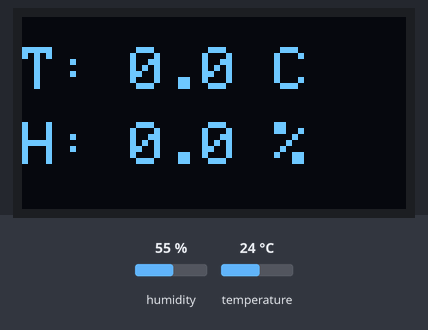
This program was run on a simulated ESP32. Shown: 128×64 one-colour display. Inputs (shaded band) come from the test bench; at power-on: temperature 24 °C, humidity 55 %. WiFi joins after 1.5 s; servers stay silent unless stated; web services answer with replies made up by the test bench; what the program prints to the serial monitor is not drawn.

Above: at 2.7 s.
2.8 s: temperature set to 33 °C
At 6.8 s:
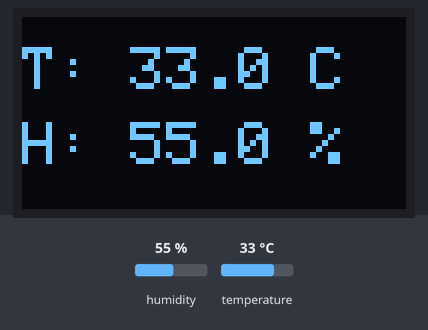
7.1 s: humidity set to 22 %
At 10.8 s:
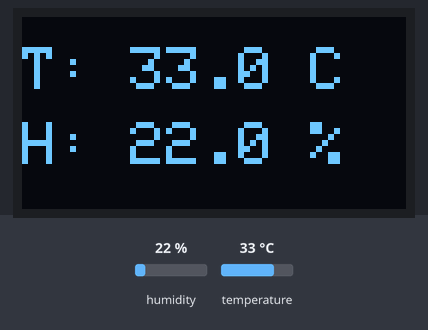
11.1 s: humidity set to 40 %
At 14.5 s:
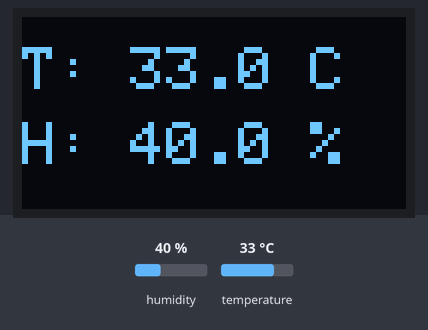
15.2 s: temperature set to 12 °C
At 18.3 s:
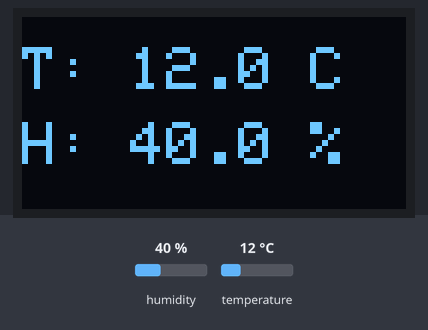
Timing chart, 0 to 19.8 s (numbered marks = the images above; inputs shaded):
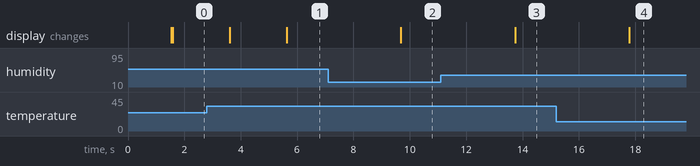

The program:

main.cpp
```cpp
#include <Arduino.h>
#include <WiFi.h>
#include <HTTPClient.h>
#include <Wire.h>
#include <Adafruit_GFX.h>
#include <Adafruit_SSD1306.h>
#include <DHT.h>

// =================== CONFIGURACIÓN ===================

// ⚠️ Coloca tus datos aquí
const char* ssid = "Your SSID-XXX";
const char* password = "XXXXXXXXXXXX";

// Datos de Telegram
const char* botToken = "botxxxxxxxxxx:XXXXXXXXX_XXXXXXXXXXXXXXXXXXXXXXXXX";
const char* chatId = "XXXXXXXXXX";

// Umbrales
#define UMBRAL_TEMP 29.0
#define UMBRAL_HUM  50.0

// ================ PANTALLA OLED =====================

#define SCREEN_WIDTH 128
#define SCREEN_HEIGHT 64
#define OLED_RESET    -1
Adafruit_SSD1306 display(SCREEN_WIDTH, SCREEN_HEIGHT, &Wire, OLED_RESET);

// ================ SENSOR DHT11 ======================

#define DHTPIN 4
#define DHTTYPE DHT11
DHT dht(DHTPIN, DHTTYPE);

// Variables globales compartidas
float temperatura = 0.0;
float humedad = 0.0;

// Mutex para acceso seguro
SemaphoreHandle_t mutexDatos;

// Flags para evitar alertas repetidas
bool alertaTempEnviada = false;
bool alertaHumEnviada = false;

// ================ CONEXIÓN WI-FI =====================

void conectarWiFi() {
  WiFi.begin(ssid, password);
  Serial.print("Conectando a WiFi");
  while (WiFi.status() != WL_CONNECTED) {
    delay(500);
    Serial.print(".");
  }
  Serial.println("\n✅ Conectado a WiFi");
}

// ================ FUNCIONES TELEGRAM =================

void enviarAlertaTelegram(String mensaje) {
  if (WiFi.status() == WL_CONNECTED) {
    HTTPClient http;
    String url = "https://api.telegram.org/" + String(botToken) + "/sendMessage?chat_id=" + chatId + "&text=" + mensaje;
    Serial.println("URL completa que se usará:");
    Serial.println(url);  // 👈 imprime la URL
    http.begin(url);
    int httpResponseCode = http.GET();
    if (httpResponseCode > 0) {
      Serial.println("📨 Alerta enviada por Telegram");
    } else {
      Serial.printf("❌ Error al enviar alerta: %d\n", httpResponseCode);
    }
    http.end();
  } else {
    Serial.println("❌ Sin conexión WiFi para enviar alerta");
  }
}

// ================ TAREA: Lectura del sensor =================

void TareaLecturaSensor(void *parameter) {
  for (;;) {
    float t = dht.readTemperature();
    float h = dht.readHumidity();

    if (!isnan(t) && !isnan(h)) {
      xSemaphoreTake(mutexDatos, portMAX_DELAY);
      temperatura = t;
      humedad = h;
      xSemaphoreGive(mutexDatos);
      Serial.printf("[Sensor] T=%.1f°C, H=%.1f%%\n", t, h);
    } else {
      Serial.println("[Sensor] Error en la lectura");
    }
    vTaskDelay(pdMS_TO_TICKS(2000));
  }
}

// ================ TAREA: Mostrar en OLED =================

void TareaActualizarPantalla(void *parameter) {
  for (;;) {
    float t, h;
    xSemaphoreTake(mutexDatos, portMAX_DELAY);
    t = temperatura;
    h = humedad;
    xSemaphoreGive(mutexDatos);

    display.clearDisplay();
    display.setTextSize(2);
    display.setTextColor(SSD1306_WHITE);
    display.setCursor(0, 10);
    display.printf("T: %.1f C\n", t);
    display.setCursor(0, 35);
    display.printf("H: %.1f %%", h);
    display.display();

    vTaskDelay(pdMS_TO_TICKS(2000));
  }
}

// ================ TAREA: Alerta por Telegram =================

void TareaAlertaTelegram(void *parameter) {
  for (;;) {
    float t, h;
    xSemaphoreTake(mutexDatos, portMAX_DELAY);
    t = temperatura;
    h = humedad;
    xSemaphoreGive(mutexDatos);

    if (t > UMBRAL_TEMP && !alertaTempEnviada) {
      enviarAlertaTelegram("⚠️ Alerta: Temperatura alta: " + String(t) + " °C");
      alertaTempEnviada = true;
    }
    if (t <= UMBRAL_TEMP) alertaTempEnviada = false;

    if (h > UMBRAL_HUM && !alertaHumEnviada) {
      enviarAlertaTelegram("⚠️ Alerta: Humedad alta: " + String(h) + " %");
      alertaHumEnviada = true;
    }
    if (h <= UMBRAL_HUM) alertaHumEnviada = false;

    vTaskDelay(pdMS_TO_TICKS(5000)); // cada 5s
  }
}

// ================ SETUP =================

void setup() {
  Serial.begin(115200);
  conectarWiFi();
  dht.begin();

  if (!display.begin(SSD1306_SWITCHCAPVCC, 0x3C)) {
    Serial.println("❌ Pantalla OLED no detectada");
    while (true);
  }

  mutexDatos = xSemaphoreCreateMutex();

  xTaskCreatePinnedToCore(TareaLecturaSensor, "LecturaSensor", 2048, NULL, 1, NULL, 1);
  xTaskCreatePinnedToCore(TareaActualizarPantalla, "ActualizarOLED", 2048, NULL, 1, NULL, 1);
  xTaskCreatePinnedToCore(TareaAlertaTelegram, "AlertaTelegram", 4096, NULL, 1, NULL, 0);
}

void loop() {
  // Nada aquí, usamos FreeRTOS
}
```

Measured:
- after the input at 2.8 s, the display: first differs from a run without the input after 2.8 s (image 1)
- after the input at 7.1 s, the display: changes after 2.6 s (image 2)
- after the input at 11.1 s, the display: changes after 2.6 s (image 3)
- after the input at 15.2 s, the display: changes after 2.6 s (image 4)
